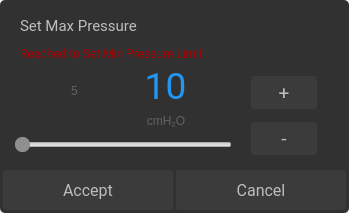
<?xml version="1.0" encoding="UTF-8"?>
<ui version="4.0">
 <class>SetMaxPressureClinical</class>
 <widget class="QDialog" name="SetMaxPressureClinical">
  <property name="geometry">
   <rect>
    <x>0</x>
    <y>0</y>
    <width>349</width>
    <height>213</height>
   </rect>
  </property>
  <property name="windowTitle">
   <string>Dialog</string>
  </property>
  <widget class="QPushButton" name="setMaxPressureIncrement">
   <property name="geometry">
    <rect>
     <x>251</x>
     <y>76</y>
     <width>66</width>
     <height>33</height>
    </rect>
   </property>
   <property name="font">
    <font>
     <family>Roboto</family>
     <pointsize>14</pointsize>
    </font>
   </property>
   <property name="focusPolicy">
    <enum>Qt::NoFocus</enum>
   </property>
   <property name="styleSheet">
    <string notr="true">QPushButton {
background-color:#3B3B3B;
color:#BDBDBD;
border:none;
border-radius:3px;
}
QPushButton:pressed {
background-color:#606060;
color:#BDBDBD;
border:none;
border-radius:3px;
}
</string>
   </property>
   <property name="text">
    <string>+</string>
   </property>
  </widget>
  <widget class="QLabel" name="setMaxPressureUnit">
   <property name="geometry">
    <rect>
     <x>141</x>
     <y>111</y>
     <width>50</width>
     <height>20</height>
    </rect>
   </property>
   <property name="styleSheet">
    <string notr="true">color:#616161</string>
   </property>
   <property name="text">
    <string>&lt;html&gt;&lt;head/&gt;&lt;body&gt;&lt;p&gt;cmH&lt;span style=&quot; vertical-align:sub;&quot;&gt;2&lt;/span&gt;O&lt;/p&gt;&lt;/body&gt;&lt;/html&gt;</string>
   </property>
   <property name="alignment">
    <set>Qt::AlignCenter</set>
   </property>
  </widget>
  <widget class="QPushButton" name="setMaxPressureDecrement">
   <property name="geometry">
    <rect>
     <x>251</x>
     <y>122</y>
     <width>66</width>
     <height>33</height>
    </rect>
   </property>
   <property name="font">
    <font>
     <family>Roboto</family>
     <pointsize>14</pointsize>
    </font>
   </property>
   <property name="focusPolicy">
    <enum>Qt::NoFocus</enum>
   </property>
   <property name="styleSheet">
    <string notr="true">QPushButton {
background-color:#3B3B3B;
color:#BDBDBD;
border:none;
border-radius:3px;
}
QPushButton:pressed {
background-color:#606060;
color:#BDBDBD;
border:none;
border-radius:3px;
}
</string>
   </property>
   <property name="text">
    <string>-</string>
   </property>
  </widget>
  <widget class="QFrame" name="frame">
   <property name="geometry">
    <rect>
     <x>0</x>
     <y>0</y>
     <width>349</width>
     <height>213</height>
    </rect>
   </property>
   <property name="styleSheet">
    <string notr="true">background-color: rgb(49, 49, 49);
border: 1px;
border-radius: 5px;</string>
   </property>
   <property name="frameShape">
    <enum>QFrame::StyledPanel</enum>
   </property>
   <property name="frameShadow">
    <enum>QFrame::Raised</enum>
   </property>
   <widget class="QLabel" name="warningSetMinPressureTitle">
    <property name="geometry">
     <rect>
      <x>20</x>
      <y>40</y>
      <width>311</width>
      <height>21</height>
     </rect>
    </property>
    <property name="font">
     <font>
      <family>Roboto</family>
      <pointsize>9</pointsize>
     </font>
    </property>
    <property name="styleSheet">
     <string notr="true">color: rgb(170, 0, 0);</string>
    </property>
    <property name="text">
     <string>Reached to Set Min Pressure Limit</string>
    </property>
    <property name="alignment">
     <set>Qt::AlignBottom|Qt::AlignLeading|Qt::AlignLeft</set>
    </property>
   </widget>
   <widget class="QLabel" name="setMinPressure">
    <property name="geometry">
     <rect>
      <x>44</x>
      <y>81</y>
      <width>61</width>
      <height>20</height>
     </rect>
    </property>
    <property name="styleSheet">
     <string notr="true">color:#616161</string>
    </property>
    <property name="text">
     <string>5</string>
    </property>
    <property name="alignment">
     <set>Qt::AlignCenter</set>
    </property>
   </widget>
  </widget>
  <widget class="QPushButton" name="setMaxPressureAccept">
   <property name="geometry">
    <rect>
     <x>3</x>
     <y>170</y>
     <width>170</width>
     <height>40</height>
    </rect>
   </property>
   <property name="font">
    <font>
     <family>Roboto</family>
     <pointsize>12</pointsize>
    </font>
   </property>
   <property name="focusPolicy">
    <enum>Qt::NoFocus</enum>
   </property>
   <property name="styleSheet">
    <string notr="true">QPushButton {
background-color:#3B3B3B;
color:#BDBDBD;
border:none;
border-radius:3px;
}
QPushButton:pressed {
background-color:#606060;
color:#BDBDBD;
border:none;
border-radius:3px;
}
</string>
   </property>
   <property name="text">
    <string>Accept</string>
   </property>
  </widget>
  <widget class="QPushButton" name="setMaxPressureCancel">
   <property name="geometry">
    <rect>
     <x>176</x>
     <y>170</y>
     <width>170</width>
     <height>40</height>
    </rect>
   </property>
   <property name="font">
    <font>
     <family>Roboto</family>
     <pointsize>12</pointsize>
    </font>
   </property>
   <property name="focusPolicy">
    <enum>Qt::NoFocus</enum>
   </property>
   <property name="styleSheet">
    <string notr="true">QPushButton {
background-color:#3B3B3B;
color:#BDBDBD;
border:none;
border-radius:3px;
}
QPushButton:pressed {
background-color:#606060;
color:#BDBDBD;
border:none;
border-radius:3px;
}
</string>
   </property>
   <property name="text">
    <string>Cancel</string>
   </property>
  </widget>
  <widget class="QSlider" name="setMaxPressureSlider">
   <property name="geometry">
    <rect>
     <x>15</x>
     <y>129</y>
     <width>217</width>
     <height>32</height>
    </rect>
   </property>
   <property name="focusPolicy">
    <enum>Qt::NoFocus</enum>
   </property>
   <property name="styleSheet">
    <string notr="true">QSlider::handle:horizontal {
    background: #8f8f8f;
    width: 20px;
    border-radius: 7px;
}</string>
   </property>
   <property name="minimum">
    <number>4</number>
   </property>
   <property name="maximum">
    <number>20</number>
   </property>
   <property name="singleStep">
    <number>1</number>
   </property>
   <property name="pageStep">
    <number>1</number>
   </property>
   <property name="value">
    <number>4</number>
   </property>
   <property name="sliderPosition">
    <number>4</number>
   </property>
   <property name="orientation">
    <enum>Qt::Horizontal</enum>
   </property>
  </widget>
  <widget class="QLabel" name="setMaxPressureValue">
   <property name="geometry">
    <rect>
     <x>110</x>
     <y>64</y>
     <width>111</width>
     <height>44</height>
    </rect>
   </property>
   <property name="font">
    <font>
     <family>Roboto</family>
     <pointsize>28</pointsize>
    </font>
   </property>
   <property name="styleSheet">
    <string notr="true">color:#2196F3;
background:transparent</string>
   </property>
   <property name="text">
    <string>10</string>
   </property>
   <property name="alignment">
    <set>Qt::AlignCenter</set>
   </property>
  </widget>
  <widget class="QLabel" name="setMaxPressureTitle">
   <property name="geometry">
    <rect>
     <x>20</x>
     <y>10</y>
     <width>161</width>
     <height>31</height>
    </rect>
   </property>
   <property name="font">
    <font>
     <family>Roboto</family>
     <pointsize>11</pointsize>
    </font>
   </property>
   <property name="styleSheet">
    <string notr="true">color:#BDBDBD</string>
   </property>
   <property name="text">
    <string>Set Max Pressure</string>
   </property>
  </widget>
  <zorder>frame</zorder>
  <zorder>setMaxPressureAccept</zorder>
  <zorder>setMaxPressureCancel</zorder>
  <zorder>setMaxPressureSlider</zorder>
  <zorder>setMaxPressureValue</zorder>
  <zorder>setMaxPressureTitle</zorder>
  <zorder>setMaxPressureIncrement</zorder>
  <zorder>setMaxPressureDecrement</zorder>
  <zorder>setMaxPressureUnit</zorder>
 </widget>
 <resources/>
 <connections/>
</ui>
